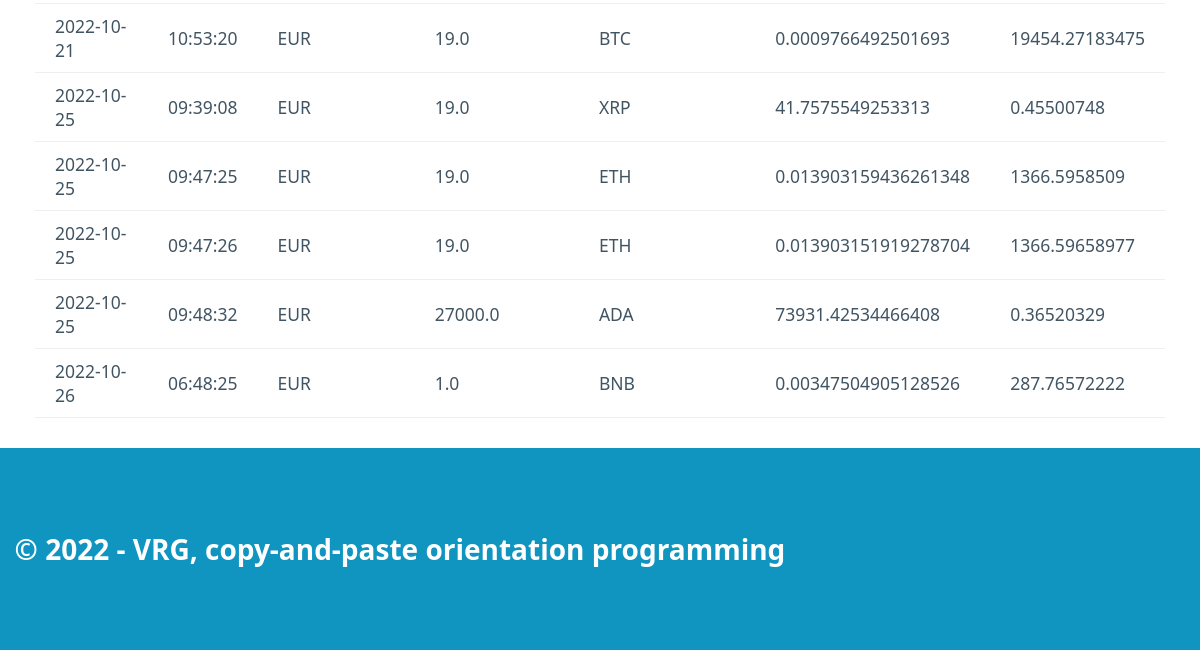
Before: / (lower part) with the older database file.
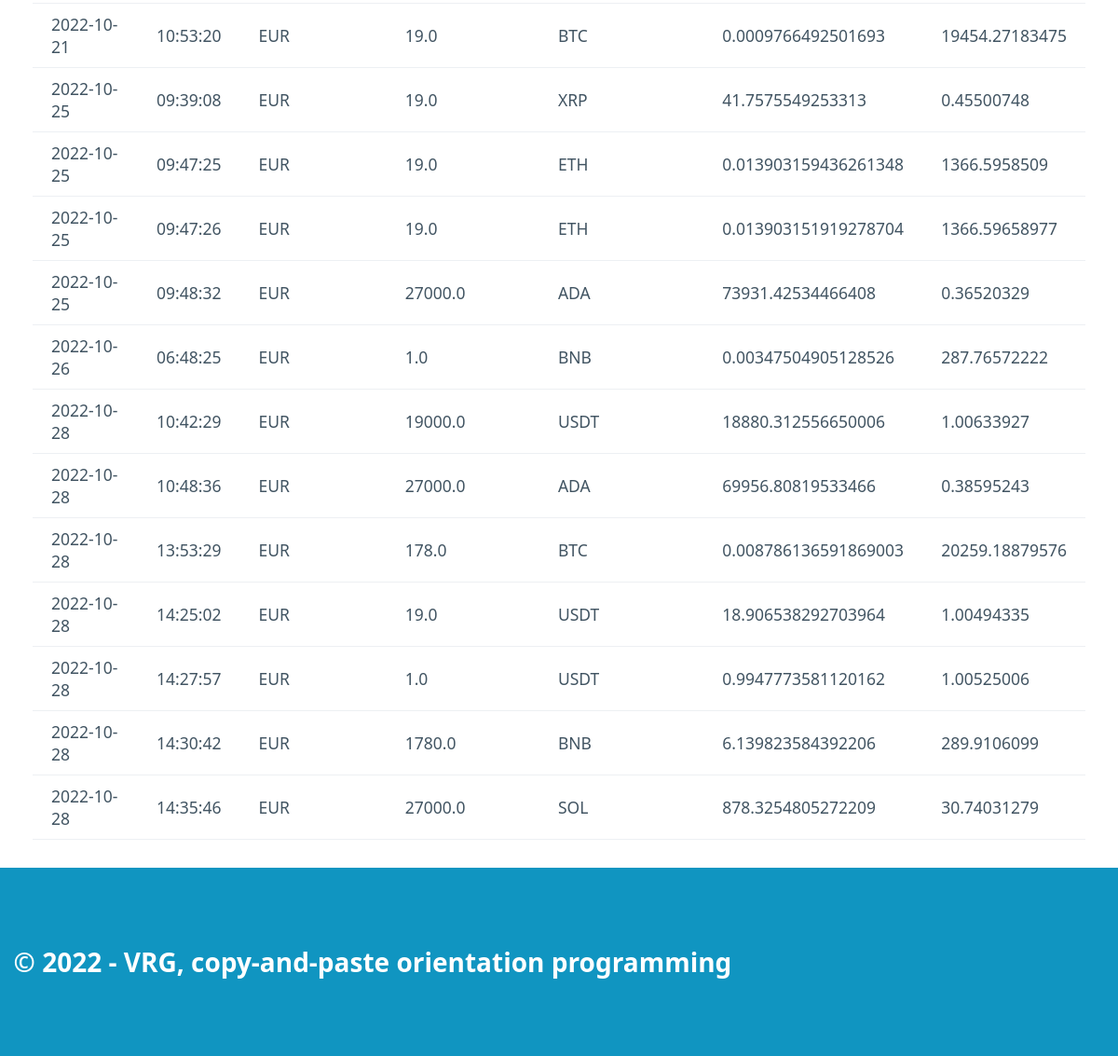
After: the same page with the newer database file.
### tables this page shows
CREATE TABLE "movements" (
	"id"	INTEGER,
	"date"	TEXT NOT NULL,
	"time"	TEXT NOT NULL,
	"moneda_from"	TEXT NOT NULL,
	"cantidad_from"	REAL NOT NULL,
	"moneda_to"	TEXT NOT NULL,
	"cantidad_to"	REAL NOT NULL,
	PRIMARY KEY("id" AUTOINCREMENT)
);

### cripto_ex/routes.py (the view)
@app.route("/")
def index():
        try:
                pageNow = "index"
                registros = select_all()
                return render_template("index.html", pageTitle="Inicio", pageNow=pageNow, data=registros)
        except Exception as e:
                flash ("Se ha producido un error en la base de datos, contacte con el administrador")
                print(e)
                pageNow = "index"
                return render_template("index.html", pageTitle="Inicio", pageNow=pageNow, data=[])

### cripto_ex/models.py (called while the page is built)
def select_all():
    conn = sqlite3.connect(ORIGIN_DATA)
    cur = conn.cursor()
    result = cur.execute("SELECT id, date, time, moneda_from, cantidad_from, moneda_to, cantidad_to, (SELECT ROUND (cantidad_from / cantidad_to, 8)) as PU from movements order by date;")
    filas = result.fetchall() # lista de tuplas
    columnas = result.description #tupla de tuplas, description es un atributo del cursor
    resultado = []
    for fila in filas:
        posicion_columna = 0
        d = {}
        for campo in columnas:
            d[campo[0]] = fila[posicion_columna]
            posicion_columna += 1
        resultado.append(d)
    conn.close()
    return resultado

### cripto_ex/templates/index.html (shortened to what this page needs)
{% extends "base.html" %}
{% block content %}
{% if data|length > 0 %}
        <table class="container">
        {% for movement in data %}
            <tr>
                <td>{{ movement.date }}</td>
                <td>{{ movement.time }}</td>
                <td>{{ movement.moneda_from }}</td>
                <td>{{ movement.cantidad_from }}</td>
                <td>{{ movement.moneda_to }}</td>
                <td>{{ movement.cantidad_to }}</td>
                <td>{{ movement.PU }}</td>
            </tr>
        {% endfor %}
        </table>
{% else %}
    <h1 class="container" align="center">SIN MOVIMIENTOS</h1>
{% endif %}
{% endblock %}

### cripto_ex/templates/base.html (shortened to what this page needs)
<html lang="en">
<head>
    <link rel="stylesheet" href="/static/css/pico.css">
    <link rel="stylesheet" href="/static/css/styles.css">
<body>
    {% block content %}{% endblock %}
    <footer>
        &nbsp; &copy; 2022 - VRG, copy-and-paste orientation programming
    </footer>
</body>
</html>

### cripto_ex/static/css/styles.css (style rules this page uses)
header, footer { background-color: var(--primary); color: var(--primary-inverse); font-size: 1.4em; font-weight: bold; }

Changed rows visible on the page:
added movements: date "2022-10-28", time "10:42:29", moneda_from "EUR", cantidad_from "19000.0", moneda_to "USDT", cantidad_to "18880.312556650006", PU "1.00633927"
added movements: date "2022-10-28", time "10:48:36", moneda_from "EUR", cantidad_from "27000.0", moneda_to "ADA", cantidad_to "69956.80819533466", PU "0.38595243"
added movements: date "2022-10-28", time "13:53:29", moneda_from "EUR", cantidad_from "178.0", moneda_to "BTC", cantidad_to "0.008786136591869003", PU "20259.18879576"
added movements: date "2022-10-28", time "14:25:02", moneda_from "EUR", cantidad_from "19.0", moneda_to "USDT", cantidad_to "18.906538292703964", PU "1.00494335"
added movements: date "2022-10-28", time "14:27:57", moneda_from "EUR", cantidad_from "1.0", moneda_to "USDT", cantidad_to "0.9947773581120162", PU "1.00525006"
added movements: date "2022-10-28", time "14:30:42", moneda_from "EUR", cantidad_from "1780.0", moneda_to "BNB", cantidad_to "6.139823584392206", PU "289.9106099"
added movements: date "2022-10-28", time "14:35:46", moneda_from "EUR", cantidad_from "27000.0", moneda_to "SOL", cantidad_to "878.3254805272209", PU "30.74031279"
